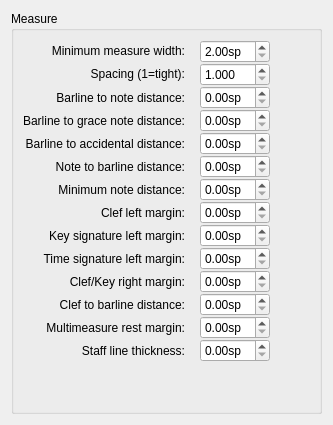
     <widget class="QWidget" name="Page5">
      <layout class="QVBoxLayout" name="verticalLayout_4">
       <property name="spacing">
        <number>0</number>
       </property>
       <item>
        <widget class="QGroupBox" name="groupBox_3">
         <property name="title">
          <string>Measure</string>
         </property>
         <property name="flat">
          <bool>false</bool>
         </property>
         <layout class="QGridLayout" name="gridLayout_9">
          <item row="0" column="0">
           <layout class="QGridLayout" name="gridLayout_99">
            <property name="horizontalSpacing">
             <number>10</number>
            </property>
            <property name="verticalSpacing">
             <number>0</number>
            </property>
            <item row="10" column="1">
             <widget class="QDoubleSpinBox" name="clefKeyRightMargin">
              <property name="sizePolicy">
               <sizepolicy hsizetype="Preferred" vsizetype="Fixed">
                <horstretch>0</horstretch>
                <verstretch>0</verstretch>
               </sizepolicy>
              </property>
              <property name="suffix">
               <string>sp</string>
              </property>
              <property name="singleStep">
               <double>0.050000000000000</double>
              </property>
             </widget>
            </item>
            <item row="1" column="0">
             <widget class="QLabel" name="label_11">
              <property name="sizePolicy">
               <sizepolicy hsizetype="Expanding" vsizetype="Fixed">
                <horstretch>0</horstretch>
                <verstretch>0</verstretch>
               </sizepolicy>
              </property>
              <property name="text">
               <string>Spacing (1=tight):</string>
              </property>
              <property name="textFormat">
               <enum>Qt::AutoText</enum>
              </property>
              <property name="alignment">
               <set>Qt::AlignRight|Qt::AlignTrailing|Qt::AlignVCenter</set>
              </property>
              <property name="wordWrap">
               <bool>false</bool>
              </property>
              <property name="indent">
               <number>5</number>
              </property>
              <property name="buddy">
               <cstring>measureSpacing</cstring>
              </property>
             </widget>
            </item>
            <item row="0" column="0">
             <widget class="QLabel" name="label_89">
              <property name="sizePolicy">
               <sizepolicy hsizetype="Expanding" vsizetype="Fixed">
                <horstretch>0</horstretch>
                <verstretch>0</verstretch>
               </sizepolicy>
              </property>
              <property name="text">
               <string>Minimum measure width:</string>
              </property>
              <property name="alignment">
               <set>Qt::AlignRight|Qt::AlignTrailing|Qt::AlignVCenter</set>
              </property>
              <property name="wordWrap">
               <bool>false</bool>
              </property>
              <property name="indent">
               <number>5</number>
              </property>
              <property name="buddy">
               <cstring>minMeasureWidth_2</cstring>
              </property>
             </widget>
            </item>
            <item row="0" column="1">
             <widget class="QDoubleSpinBox" name="minMeasureWidth_2">
              <property name="suffix">
               <string extracomment="spatium unit">sp</string>
              </property>
              <property name="minimum">
               <double>2.000000000000000</double>
              </property>
             </widget>
            </item>
            <item row="5" column="0">
             <widget class="QLabel" name="label_13">
              <property name="sizePolicy">
               <sizepolicy hsizetype="Expanding" vsizetype="Preferred">
                <horstretch>0</horstretch>
                <verstretch>0</verstretch>
               </sizepolicy>
              </property>
              <property name="text">
               <string>Note to barline distance:</string>
              </property>
              <property name="alignment">
               <set>Qt::AlignRight|Qt::AlignTrailing|Qt::AlignVCenter</set>
              </property>
              <property name="wordWrap">
               <bool>false</bool>
              </property>
              <property name="indent">
               <number>5</number>
              </property>
              <property name="buddy">
               <cstring>noteBarDistance</cstring>
              </property>
             </widget>
            </item>
            <item row="2" column="0">
             <widget class="QLabel" name="label_12">
              <property name="sizePolicy">
               <sizepolicy hsizetype="Expanding" vsizetype="Preferred">
                <horstretch>0</horstretch>
                <verstretch>0</verstretch>
               </sizepolicy>
              </property>
              <property name="text">
               <string>Barline to note distance:</string>
              </property>
              <property name="alignment">
               <set>Qt::AlignRight|Qt::AlignTrailing|Qt::AlignVCenter</set>
              </property>
              <property name="wordWrap">
               <bool>false</bool>
              </property>
              <property name="indent">
               <number>5</number>
              </property>
              <property name="buddy">
               <cstring>barNoteDistance</cstring>
              </property>
             </widget>
            </item>
            <item row="5" column="1">
             <widget class="QDoubleSpinBox" name="noteBarDistance">
              <property name="sizePolicy">
               <sizepolicy hsizetype="Preferred" vsizetype="Fixed">
                <horstretch>0</horstretch>
                <verstretch>0</verstretch>
               </sizepolicy>
              </property>
              <property name="suffix">
               <string>sp</string>
              </property>
              <property name="singleStep">
               <double>0.100000000000000</double>
              </property>
             </widget>
            </item>
            <item row="1" column="1">
             <widget class="QDoubleSpinBox" name="measureSpacing">
              <property name="sizePolicy">
               <sizepolicy hsizetype="Preferred" vsizetype="Fixed">
                <horstretch>0</horstretch>
                <verstretch>0</verstretch>
               </sizepolicy>
              </property>
              <property name="decimals">
               <number>3</number>
              </property>
              <property name="minimum">
               <double>1.000000000000000</double>
              </property>
              <property name="singleStep">
               <double>0.100000000000000</double>
              </property>
             </widget>
            </item>
            <item row="2" column="1">
             <widget class="QDoubleSpinBox" name="barNoteDistance">
              <property name="sizePolicy">
               <sizepolicy hsizetype="Preferred" vsizetype="Fixed">
                <horstretch>0</horstretch>
                <verstretch>0</verstretch>
               </sizepolicy>
              </property>
              <property name="suffix">
               <string>sp</string>
              </property>
              <property name="singleStep">
               <double>0.100000000000000</double>
              </property>
             </widget>
            </item>
            <item row="7" column="0">
             <widget class="QLabel" name="label_18">
              <property name="sizePolicy">
               <sizepolicy hsizetype="Expanding" vsizetype="Preferred">
                <horstretch>0</horstretch>
                <verstretch>0</verstretch>
               </sizepolicy>
              </property>
              <property name="text">
               <string>Clef left margin:</string>
              </property>
              <property name="alignment">
               <set>Qt::AlignRight|Qt::AlignTrailing|Qt::AlignVCenter</set>
              </property>
              <property name="wordWrap">
               <bool>false</bool>
              </property>
              <property name="indent">
               <number>5</number>
              </property>
              <property name="buddy">
               <cstring>clefLeftMargin</cstring>
              </property>
             </widget>
            </item>
            <item row="6" column="0">
             <widget class="QLabel" name="label_14">
              <property name="sizePolicy">
               <sizepolicy hsizetype="Expanding" vsizetype="Preferred">
                <horstretch>0</horstretch>
                <verstretch>0</verstretch>
               </sizepolicy>
              </property>
              <property name="text">
               <string>Minimum note distance:</string>
              </property>
              <property name="alignment">
               <set>Qt::AlignRight|Qt::AlignTrailing|Qt::AlignVCenter</set>
              </property>
              <property name="wordWrap">
               <bool>false</bool>
              </property>
              <property name="indent">
               <number>5</number>
              </property>
              <property name="buddy">
               <cstring>minNoteDistance</cstring>
              </property>
             </widget>
            </item>
            <item row="7" column="1">
             <widget class="QDoubleSpinBox" name="clefLeftMargin">
              <property name="sizePolicy">
               <sizepolicy hsizetype="Preferred" vsizetype="Fixed">
                <horstretch>0</horstretch>
                <verstretch>0</verstretch>
               </sizepolicy>
              </property>
              <property name="suffix">
               <string>sp</string>
              </property>
              <property name="singleStep">
               <double>0.100000000000000</double>
              </property>
             </widget>
            </item>
            <item row="6" column="1">
             <widget class="QDoubleSpinBox" name="minNoteDistance">
              <property name="sizePolicy">
               <sizepolicy hsizetype="Preferred" vsizetype="Fixed">
                <horstretch>0</horstretch>
                <verstretch>0</verstretch>
               </sizepolicy>
              </property>
              <property name="suffix">
               <string>sp</string>
              </property>
              <property name="singleStep">
               <double>0.100000000000000</double>
              </property>
             </widget>
            </item>
            <item row="8" column="0">
             <widget class="QLabel" name="label_19">
              <property name="sizePolicy">
               <sizepolicy hsizetype="Expanding" vsizetype="Preferred">
                <horstretch>0</horstretch>
                <verstretch>0</verstretch>
               </sizepolicy>
              </property>
              <property name="text">
               <string>Key signature left margin:</string>
              </property>
              <property name="alignment">
               <set>Qt::AlignRight|Qt::AlignTrailing|Qt::AlignVCenter</set>
              </property>
              <property name="wordWrap">
               <bool>false</bool>
              </property>
              <property name="indent">
               <number>5</number>
              </property>
              <property name="buddy">
               <cstring>keysigLeftMargin</cstring>
              </property>
             </widget>
            </item>
            <item row="8" column="1">
             <widget class="QDoubleSpinBox" name="keysigLeftMargin">
              <property name="sizePolicy">
               <sizepolicy hsizetype="Preferred" vsizetype="Fixed">
                <horstretch>0</horstretch>
                <verstretch>0</verstretch>
               </sizepolicy>
              </property>
              <property name="suffix">
               <string>sp</string>
              </property>
              <property name="singleStep">
               <double>0.100000000000000</double>
              </property>
             </widget>
            </item>
            <item row="9" column="0">
             <widget class="QLabel" name="label_20">
              <property name="sizePolicy">
               <sizepolicy hsizetype="Expanding" vsizetype="Preferred">
                <horstretch>0</horstretch>
                <verstretch>0</verstretch>
               </sizepolicy>
              </property>
              <property name="text">
               <string>Time signature left margin:</string>
              </property>
              <property name="alignment">
               <set>Qt::AlignRight|Qt::AlignTrailing|Qt::AlignVCenter</set>
              </property>
              <property name="wordWrap">
               <bool>false</bool>
              </property>
              <property name="indent">
               <number>5</number>
              </property>
              <property name="buddy">
               <cstring>timesigLeftMargin</cstring>
              </property>
             </widget>
            </item>
            <item row="9" column="1">
             <widget class="QDoubleSpinBox" name="timesigLeftMargin">
              <property name="sizePolicy">
               <sizepolicy hsizetype="Preferred" vsizetype="Fixed">
                <horstretch>0</horstretch>
                <verstretch>0</verstretch>
               </sizepolicy>
              </property>
              <property name="suffix">
               <string>sp</string>
              </property>
              <property name="singleStep">
               <double>0.100000000000000</double>
              </property>
             </widget>
            </item>
            <item row="10" column="0">
             <widget class="QLabel" name="label_21">
              <property name="sizePolicy">
               <sizepolicy hsizetype="Expanding" vsizetype="Preferred">
                <horstretch>0</horstretch>
                <verstretch>0</verstretch>
               </sizepolicy>
              </property>
              <property name="text">
               <string>Clef/Key right margin:</string>
              </property>
              <property name="textFormat">
               <enum>Qt::PlainText</enum>
              </property>
              <property name="alignment">
               <set>Qt::AlignRight|Qt::AlignTrailing|Qt::AlignVCenter</set>
              </property>
              <property name="wordWrap">
               <bool>false</bool>
              </property>
              <property name="indent">
               <number>5</number>
              </property>
              <property name="buddy">
               <cstring>clefKeyRightMargin</cstring>
              </property>
             </widget>
            </item>
            <item row="11" column="0">
             <widget class="QLabel" name="label_53">
              <property name="sizePolicy">
               <sizepolicy hsizetype="Expanding" vsizetype="Preferred">
                <horstretch>0</horstretch>
                <verstretch>0</verstretch>
               </sizepolicy>
              </property>
              <property name="text">
               <string>Clef to barline distance:</string>
              </property>
              <property name="alignment">
               <set>Qt::AlignRight|Qt::AlignTrailing|Qt::AlignVCenter</set>
              </property>
              <property name="wordWrap">
               <bool>false</bool>
              </property>
              <property name="indent">
               <number>5</number>
              </property>
              <property name="buddy">
               <cstring>clefBarlineDistance</cstring>
              </property>
             </widget>
            </item>
            <item row="11" column="1">
             <widget class="QDoubleSpinBox" name="clefBarlineDistance">
              <property name="suffix">
               <string extracomment="spatium unit">sp</string>
              </property>
              <property name="singleStep">
               <double>0.010000000000000</double>
              </property>
             </widget>
            </item>
            <item row="13" column="0">
             <widget class="QLabel" name="label">
              <property name="sizePolicy">
               <sizepolicy hsizetype="Expanding" vsizetype="Preferred">
                <horstretch>0</horstretch>
                <verstretch>0</verstretch>
               </sizepolicy>
              </property>
              <property name="text">
               <string>Staff line thickness:</string>
              </property>
              <property name="alignment">
               <set>Qt::AlignRight|Qt::AlignTrailing|Qt::AlignVCenter</set>
              </property>
              <property name="wordWrap">
               <bool>false</bool>
              </property>
              <property name="indent">
               <number>5</number>
              </property>
              <property name="buddy">
               <cstring>staffLineWidth</cstring>
              </property>
             </widget>
            </item>
            <item row="4" column="0">
             <widget class="QLabel" name="label_102">
              <property name="sizePolicy">
               <sizepolicy hsizetype="Expanding" vsizetype="Preferred">
                <horstretch>0</horstretch>
                <verstretch>0</verstretch>
               </sizepolicy>
              </property>
              <property name="text">
               <string>Barline to accidental distance:</string>
              </property>
              <property name="alignment">
               <set>Qt::AlignRight|Qt::AlignTrailing|Qt::AlignVCenter</set>
              </property>
              <property name="wordWrap">
               <bool>false</bool>
              </property>
              <property name="indent">
               <number>5</number>
              </property>
             </widget>
            </item>
            <item row="13" column="1">
             <widget class="QDoubleSpinBox" name="staffLineWidth">
              <property name="suffix">
               <string extracomment="spatium unit">sp</string>
              </property>
              <property name="singleStep">
               <double>0.100000000000000</double>
              </property>
             </widget>
            </item>
            <item row="4" column="1">
             <widget class="QDoubleSpinBox" name="barAccidentalDistance">
              <property name="sizePolicy">
               <sizepolicy hsizetype="Preferred" vsizetype="Fixed">
                <horstretch>0</horstretch>
                <verstretch>0</verstretch>
               </sizepolicy>
              </property>
              <property name="suffix">
               <string>sp</string>
              </property>
              <property name="singleStep">
               <double>0.100000000000000</double>
              </property>
             </widget>
            </item>
            <item row="12" column="0">
             <widget class="QLabel" name="label_103">
              <property name="text">
               <string>Multimeasure rest margin:</string>
              </property>
              <property name="alignment">
               <set>Qt::AlignRight|Qt::AlignTrailing|Qt::AlignVCenter</set>
              </property>
              <property name="indent">
               <number>5</number>
              </property>
             </widget>
            </item>
            <item row="12" column="1">
             <widget class="QDoubleSpinBox" name="multiMeasureRestMargin">
              <property name="sizePolicy">
               <sizepolicy hsizetype="Preferred" vsizetype="Fixed">
                <horstretch>0</horstretch>
                <verstretch>0</verstretch>
               </sizepolicy>
              </property>
              <property name="suffix">
               <string>sp</string>
              </property>
              <property name="singleStep">
               <double>0.100000000000000</double>
              </property>
             </widget>
            </item>
            <item row="3" column="1">
             <widget class="QDoubleSpinBox" name="barGraceDistance">
              <property name="sizePolicy">
               <sizepolicy hsizetype="Preferred" vsizetype="Fixed">
                <horstretch>0</horstretch>
                <verstretch>0</verstretch>
               </sizepolicy>
              </property>
              <property name="suffix">
               <string>sp</string>
              </property>
              <property name="singleStep">
               <double>0.100000000000000</double>
              </property>
             </widget>
            </item>
            <item row="3" column="0">
             <widget class="QLabel" name="label_61">
              <property name="sizePolicy">
               <sizepolicy hsizetype="Expanding" vsizetype="Preferred">
                <horstretch>0</horstretch>
                <verstretch>0</verstretch>
               </sizepolicy>
              </property>
              <property name="text">
               <string>Barline to grace note distance:</string>
              </property>
              <property name="alignment">
               <set>Qt::AlignRight|Qt::AlignTrailing|Qt::AlignVCenter</set>
              </property>
              <property name="wordWrap">
               <bool>false</bool>
              </property>
              <property name="indent">
               <number>5</number>
              </property>
              <property name="buddy">
               <cstring>barNoteDistance</cstring>
              </property>
             </widget>
            </item>
           </layout>
          </item>
          <item row="0" column="1">
           <spacer name="horizontalSpacer_7">
            <property name="orientation">
             <enum>Qt::Horizontal</enum>
            </property>
            <property name="sizeType">
             <enum>QSizePolicy::Expanding</enum>
            </property>
            <property name="sizeHint" stdset="0">
             <size>
              <width>40</width>
              <height>20</height>
             </size>
            </property>
           </spacer>
          </item>
          <item row="1" column="0">
           <spacer name="verticalSpacer_11">
            <property name="orientation">
             <enum>Qt::Vertical</enum>
            </property>
            <property name="sizeHint" stdset="0">
             <size>
              <width>20</width>
              <height>40</height>
             </size>
            </property>
           </spacer>
          </item>
         </layout>
        </widget>
       </item>
      </layout>
     </widget>
